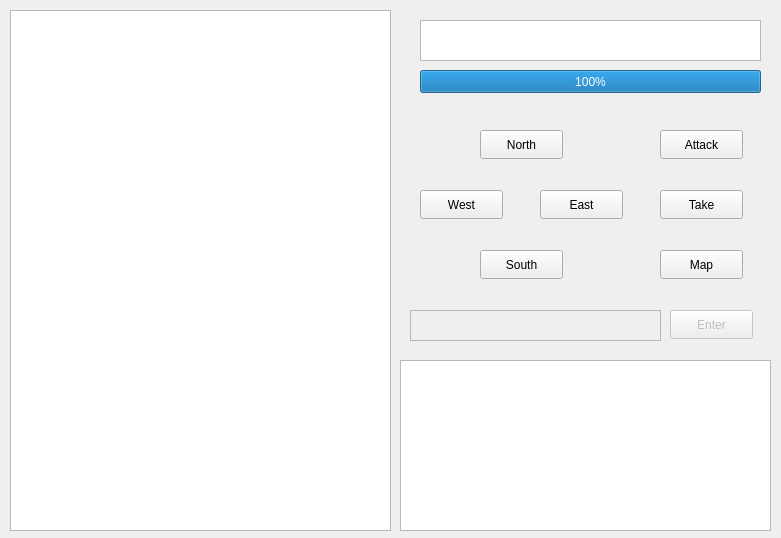
<?xml version="1.0" encoding="UTF-8"?>
<ui version="4.0">
 <class>GameWindow</class>
 <widget class="QMainWindow" name="GameWindow">
  <property name="geometry">
   <rect>
    <x>0</x>
    <y>0</y>
    <width>781</width>
    <height>538</height>
   </rect>
  </property>
  <property name="windowTitle">
   <string>MainWindow</string>
  </property>
  <widget class="QWidget" name="centralwidget">
   <widget class="QWidget" name="Character" native="true">
    <property name="geometry">
     <rect>
      <x>400</x>
      <y>10</y>
      <width>371</width>
      <height>101</height>
     </rect>
    </property>
    <widget class="QProgressBar" name="Life">
     <property name="geometry">
      <rect>
       <x>20</x>
       <y>60</y>
       <width>341</width>
       <height>23</height>
      </rect>
     </property>
     <property name="value">
      <number>100</number>
     </property>
    </widget>
    <widget class="QTextBrowser" name="Name">
     <property name="geometry">
      <rect>
       <x>20</x>
       <y>10</y>
       <width>341</width>
       <height>41</height>
      </rect>
     </property>
     <property name="autoFormatting">
      <set>QTextEdit::AutoNone</set>
     </property>
     <property name="lineWrapMode">
      <enum>QTextEdit::NoWrap</enum>
     </property>
    </widget>
   </widget>
   <widget class="QWidget" name="Actions" native="true">
    <property name="geometry">
     <rect>
      <x>400</x>
      <y>120</y>
      <width>371</width>
      <height>231</height>
     </rect>
    </property>
    <widget class="QPushButton" name="North">
     <property name="geometry">
      <rect>
       <x>80</x>
       <y>10</y>
       <width>83</width>
       <height>29</height>
      </rect>
     </property>
     <property name="text">
      <string>North</string>
     </property>
    </widget>
    <widget class="QPushButton" name="West">
     <property name="geometry">
      <rect>
       <x>20</x>
       <y>70</y>
       <width>83</width>
       <height>29</height>
      </rect>
     </property>
     <property name="text">
      <string>West</string>
     </property>
    </widget>
    <widget class="QPushButton" name="South">
     <property name="geometry">
      <rect>
       <x>80</x>
       <y>130</y>
       <width>83</width>
       <height>29</height>
      </rect>
     </property>
     <property name="text">
      <string>South</string>
     </property>
    </widget>
    <widget class="QPushButton" name="Attack">
     <property name="geometry">
      <rect>
       <x>260</x>
       <y>10</y>
       <width>83</width>
       <height>29</height>
      </rect>
     </property>
     <property name="text">
      <string>Attack</string>
     </property>
    </widget>
    <widget class="QPushButton" name="East">
     <property name="geometry">
      <rect>
       <x>140</x>
       <y>70</y>
       <width>83</width>
       <height>29</height>
      </rect>
     </property>
     <property name="text">
      <string>East</string>
     </property>
    </widget>
    <widget class="QPushButton" name="Take">
     <property name="geometry">
      <rect>
       <x>260</x>
       <y>70</y>
       <width>83</width>
       <height>29</height>
      </rect>
     </property>
     <property name="text">
      <string>Take</string>
     </property>
    </widget>
    <widget class="QTextEdit" name="textEdit">
     <property name="enabled">
      <bool>false</bool>
     </property>
     <property name="geometry">
      <rect>
       <x>10</x>
       <y>190</y>
       <width>251</width>
       <height>31</height>
      </rect>
     </property>
    </widget>
    <widget class="QPushButton" name="Enter">
     <property name="enabled">
      <bool>false</bool>
     </property>
     <property name="geometry">
      <rect>
       <x>270</x>
       <y>190</y>
       <width>83</width>
       <height>29</height>
      </rect>
     </property>
     <property name="text">
      <string>Enter</string>
     </property>
    </widget>
    <widget class="QPushButton" name="Map">
     <property name="geometry">
      <rect>
       <x>260</x>
       <y>130</y>
       <width>83</width>
       <height>29</height>
      </rect>
     </property>
     <property name="text">
      <string>Map</string>
     </property>
    </widget>
   </widget>
   <widget class="QListWidget" name="Inventory">
    <property name="geometry">
     <rect>
      <x>400</x>
      <y>360</y>
      <width>371</width>
      <height>171</height>
     </rect>
    </property>
   </widget>
   <widget class="QTextBrowser" name="Story">
    <property name="geometry">
     <rect>
      <x>10</x>
      <y>10</y>
      <width>381</width>
      <height>521</height>
     </rect>
    </property>
    <property name="font">
     <font>
      <family>Courier New</family>
     </font>
    </property>
    <property name="html">
     <string>&lt;!DOCTYPE HTML PUBLIC &quot;-//W3C//DTD HTML 4.0//EN&quot; &quot;http://www.w3.org/TR/REC-html40/strict.dtd&quot;&gt;
&lt;html&gt;&lt;head&gt;&lt;meta name=&quot;qrichtext&quot; content=&quot;1&quot; /&gt;&lt;meta charset=&quot;utf-8&quot; /&gt;&lt;style type=&quot;text/css&quot;&gt;
p, li { white-space: pre-wrap; }
&lt;/style&gt;&lt;/head&gt;&lt;body style=&quot; font-family:'Courier New'; font-size:9pt; font-weight:400; font-style:normal;&quot;&gt;
&lt;p style=&quot;-qt-paragraph-type:empty; margin-top:0px; margin-bottom:0px; margin-left:0px; margin-right:0px; -qt-block-indent:0; text-indent:0px;&quot;&gt;&lt;br /&gt;&lt;/p&gt;&lt;/body&gt;&lt;/html&gt;</string>
    </property>
   </widget>
  </widget>
 </widget>
 <resources/>
 <connections/>
</ui>
